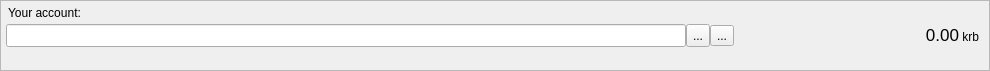
<?xml version="1.0" encoding="UTF-8"?>
<ui version="4.0">
 <class>AccountFrame</class>
 <widget class="QFrame" name="AccountFrame">
  <property name="geometry">
   <rect>
    <x>0</x>
    <y>0</y>
    <width>990</width>
    <height>71</height>
   </rect>
  </property>
  <property name="minimumSize">
   <size>
    <width>0</width>
    <height>70</height>
   </size>
  </property>
  <property name="maximumSize">
   <size>
    <width>16777215</width>
    <height>71</height>
   </size>
  </property>
  <property name="windowTitle">
   <string>Frame</string>
  </property>
  <property name="frameShape">
   <enum>QFrame::StyledPanel</enum>
  </property>
  <property name="frameShadow">
   <enum>QFrame::Plain</enum>
  </property>
  <layout class="QHBoxLayout" name="horizontalLayout_3">
   <property name="spacing">
    <number>0</number>
   </property>
   <property name="leftMargin">
    <number>5</number>
   </property>
   <property name="topMargin">
    <number>0</number>
   </property>
   <property name="rightMargin">
    <number>5</number>
   </property>
   <property name="bottomMargin">
    <number>0</number>
   </property>
   <item>
    <layout class="QVBoxLayout" name="verticalLayout_3">
     <property name="spacing">
      <number>1</number>
     </property>
     <property name="leftMargin">
      <number>0</number>
     </property>
     <property name="rightMargin">
      <number>0</number>
     </property>
     <item>
      <widget class="QLabel" name="label">
       <property name="minimumSize">
        <size>
         <width>0</width>
         <height>20</height>
        </size>
       </property>
       <property name="maximumSize">
        <size>
         <width>16777215</width>
         <height>20</height>
        </size>
       </property>
       <property name="text">
        <string>Your account:</string>
       </property>
       <property name="alignment">
        <set>Qt::AlignBottom|Qt::AlignLeading|Qt::AlignLeft</set>
       </property>
       <property name="margin">
        <number>0</number>
       </property>
       <property name="indent">
        <number>2</number>
       </property>
      </widget>
     </item>
     <item>
      <layout class="QHBoxLayout" name="horizontalLayout">
       <property name="spacing">
        <number>0</number>
       </property>
       <property name="bottomMargin">
        <number>0</number>
       </property>
       <item>
        <widget class="QLineEdit" name="m_addressEdit">
         <property name="sizePolicy">
          <sizepolicy hsizetype="Expanding" vsizetype="Fixed">
           <horstretch>0</horstretch>
           <verstretch>0</verstretch>
          </sizepolicy>
         </property>
         <property name="minimumSize">
          <size>
           <width>0</width>
           <height>23</height>
          </size>
         </property>
         <property name="maximumSize">
          <size>
           <width>680</width>
           <height>23</height>
          </size>
         </property>
         <property name="font">
          <font>
           <family>MS Shell Dlg 2</family>
           <pointsize>12</pointsize>
           <weight>75</weight>
           <bold>true</bold>
          </font>
         </property>
         <property name="focusPolicy">
          <enum>Qt::NoFocus</enum>
         </property>
         <property name="toolTip">
          <string>Your receiving address</string>
         </property>
         <property name="whatsThis">
          <string>This is your account address</string>
         </property>
         <property name="styleSheet">
          <string notr="true"/>
         </property>
         <property name="readOnly">
          <bool>true</bool>
         </property>
        </widget>
       </item>
       <item>
        <widget class="QToolButton" name="m_copyButton">
         <property name="minimumSize">
          <size>
           <width>0</width>
           <height>23</height>
          </size>
         </property>
         <property name="toolTip">
          <string>Copy address</string>
         </property>
         <property name="statusTip">
          <string/>
         </property>
         <property name="whatsThis">
          <string/>
         </property>
         <property name="text">
          <string>...</string>
         </property>
         <property name="icon">
          <iconset resource="../../resources.qrc">
           <normaloff>:/icons/copy</normaloff>:/icons/copy</iconset>
         </property>
        </widget>
       </item>
       <item>
        <widget class="QToolButton" name="m_qrButton">
         <property name="toolTip">
          <string>Show QR code</string>
         </property>
         <property name="statusTip">
          <string/>
         </property>
         <property name="text">
          <string>...</string>
         </property>
         <property name="icon">
          <iconset resource="../../resources.qrc">
           <normaloff>:/icons/qrcode</normaloff>:/icons/qrcode</iconset>
         </property>
        </widget>
       </item>
       <item>
        <widget class="QLabel" name="totalBalance">
         <property name="font">
          <font>
           <pointsize>13</pointsize>
          </font>
         </property>
         <property name="toolTip">
          <string>Total balance</string>
         </property>
         <property name="statusTip">
          <string>Total balance</string>
         </property>
         <property name="text">
          <string>0.00</string>
         </property>
         <property name="alignment">
          <set>Qt::AlignRight|Qt::AlignTrailing|Qt::AlignVCenter</set>
         </property>
         <property name="margin">
          <number>0</number>
         </property>
         <property name="textInteractionFlags">
          <set>Qt::TextSelectableByMouse</set>
         </property>
        </widget>
       </item>
       <item>
        <widget class="QLabel" name="label_2">
         <property name="sizePolicy">
          <sizepolicy hsizetype="Preferred" vsizetype="Fixed">
           <horstretch>0</horstretch>
           <verstretch>0</verstretch>
          </sizepolicy>
         </property>
         <property name="minimumSize">
          <size>
           <width>25</width>
           <height>18</height>
          </size>
         </property>
         <property name="maximumSize">
          <size>
           <width>25</width>
           <height>18</height>
          </size>
         </property>
         <property name="baseSize">
          <size>
           <width>25</width>
           <height>18</height>
          </size>
         </property>
         <property name="text">
          <string> krb</string>
         </property>
         <property name="alignment">
          <set>Qt::AlignBottom|Qt::AlignLeading|Qt::AlignLeft</set>
         </property>
         <property name="margin">
          <number>0</number>
         </property>
        </widget>
       </item>
      </layout>
     </item>
     <item>
      <widget class="QLabel" name="addressStatusLabel">
       <property name="minimumSize">
        <size>
         <width>0</width>
         <height>20</height>
        </size>
       </property>
       <property name="maximumSize">
        <size>
         <width>16777215</width>
         <height>20</height>
        </size>
       </property>
       <property name="text">
        <string/>
       </property>
       <property name="alignment">
        <set>Qt::AlignLeading|Qt::AlignLeft|Qt::AlignTop</set>
       </property>
       <property name="margin">
        <number>0</number>
       </property>
       <property name="indent">
        <number>2</number>
       </property>
      </widget>
     </item>
    </layout>
   </item>
  </layout>
 </widget>
 <resources>
  <include location="../../resources.qrc"/>
 </resources>
 <connections>
  <connection>
   <sender>m_copyButton</sender>
   <signal>clicked()</signal>
   <receiver>AccountFrame</receiver>
   <slot>copyAddress()</slot>
   <hints>
    <hint type="sourcelabel">
     <x>818</x>
     <y>26</y>
    </hint>
    <hint type="destinationlabel">
     <x>422</x>
     <y>295</y>
    </hint>
   </hints>
  </connection>
  <connection>
   <sender>m_qrButton</sender>
   <signal>clicked()</signal>
   <receiver>AccountFrame</receiver>
   <slot>showQR()</slot>
   <hints>
    <hint type="sourcelabel">
     <x>802</x>
     <y>34</y>
    </hint>
    <hint type="destinationlabel">
     <x>494</x>
     <y>35</y>
    </hint>
   </hints>
  </connection>
 </connections>
 <slots>
  <slot>copyAddress()</slot>
 </slots>
</ui>
